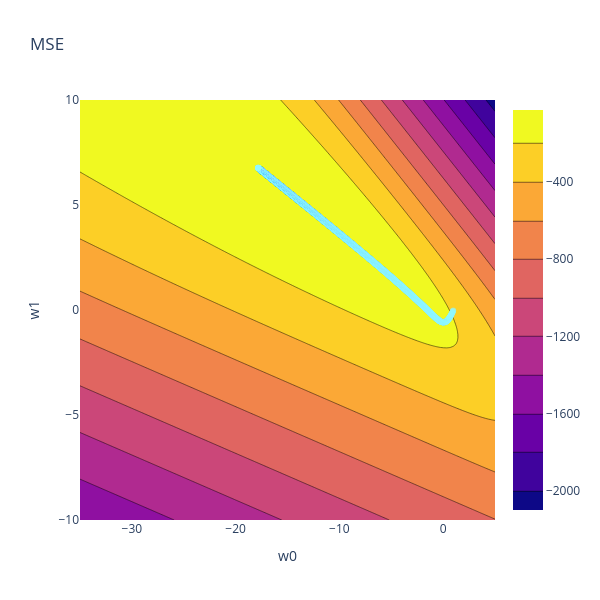

This figure's notebook cell:
### Code cell
# Use this plot to inspect the bath of the gradient descent. Try investigating the path of the weight/bias

import plotly.graph_objects as go

# You can change the first two values in x_plot and y_plot below to change the range of the x and y axis.
weights_plot = np.linspace(-35, 5, 130)
bias_plot = np.linspace(-10, 10, 130)

# Next we will create our mesh grid, this will create two 2-D arrays. One contains the x-value,
# and one contains the y-value
ww, bb = np.meshgrid(weights_plot, bias_plot)


# np.vectorize is very similar to a map in functional programming, and allows us
# to be able to use any function on an entire array
@np.vectorize
def vectorized_MLL(weights, bias):
    return log_likelihood(evaluate_set(X_train, np.array([weights]), bias), y_train)


MLL = vectorized_MLL(ww, bb)

fig = go.Figure(
    data=go.Contour(
        z=MLL,
        x=weights_plot,  # horizontal axis
        y=bias_plot,  # vertical axis
        line_smoothing=0.10,
    )
)
# Add the scatter of the plotted weights
fig.add_trace(
    go.Scatter(
        x=weightvec,
        y=biasvec,
        name="Gradient descent",
        mode="lines+markers",
        marker_color="rgba(145, 249, 255, .5)",
    ),
)

fig.update_layout(
    autosize=False,
    width=600,
    height=600,
    xaxis_title="w0",
    yaxis_title="w1",
    title="MSE",
)
fig.show()

### Figure 1 — Plotly figure (JSON) as saved in the notebook; plotly's stock layout.template omitted (floating-point values rounded to 4 significant figures; data arrays with more than 128 entries replaced by an {"elided": "..."} marker saying what was removed)
{"data": [{"autocontour": true, "contours": {"end": -200, "size": 200, "start": -2000}, "line": {"smoothing": 0.1}, "type": "contour", "x": {"elided": "130 float values"}, "y": {"elided": "130 float values"}, "z": {"elided": "130x130 float values"}}, {"marker": {"color": "rgba(145, 249, 255, .5)"}, "mode": "lines+markers", "name": "Gradient descent", "type": "scatter", "x": {"elided": "15000 float values"}, "y": {"elided": "15000 float values"}}], "layout": {"autosize": false, "height": 600, "title": {"text": "MSE"}, "width": 600, "xaxis": {"autorange": true, "range": [-35, 5], "title": {"text": "w0"}, "type": "linear"}, "yaxis": {"autorange": true, "range": [-10, 10], "title": {"text": "w1"}, "type": "linear"}}}
